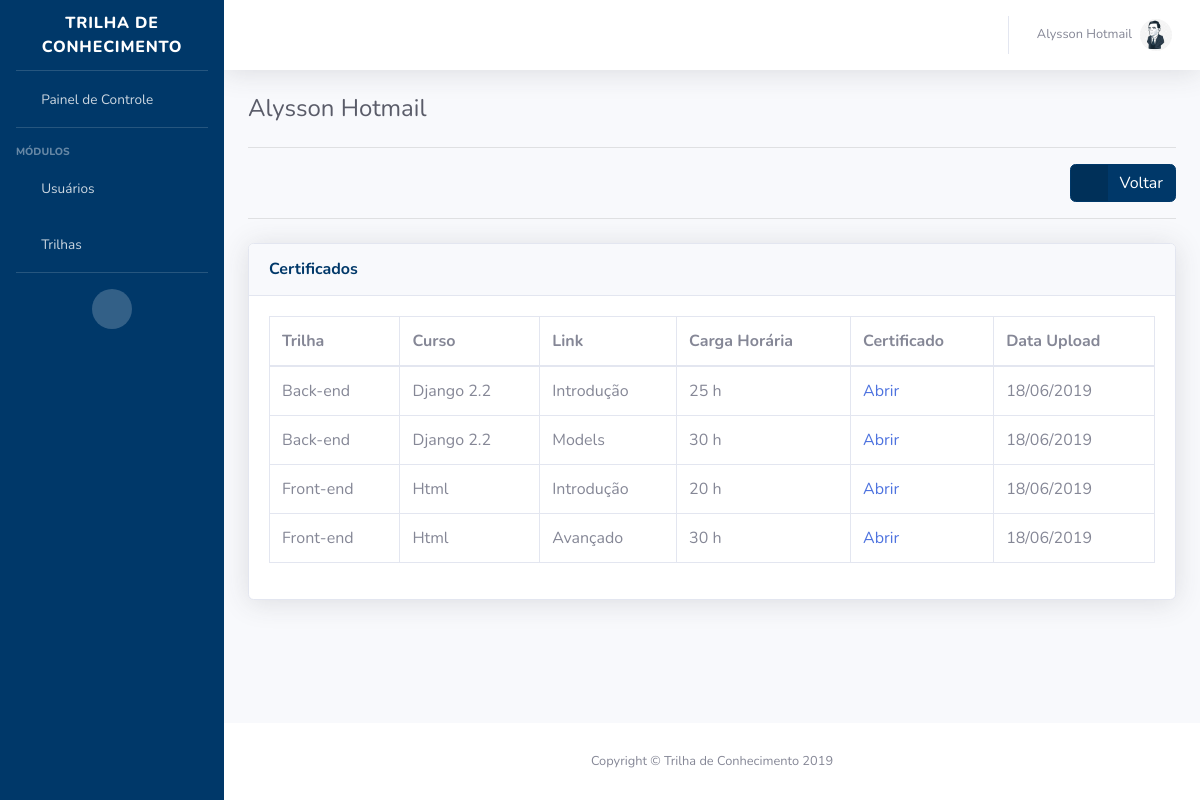
Page /trilhas/lista_certificados/2/ (signed in) on the committed database.
### appTrilhas/models.py (models this page shows, shortened)
class User(AbstractUser):
    matricula = models.CharField(max_length=10, unique=True)
    ativo = models.BooleanField(default=False)
    username = models.CharField(max_length=10, blank=True)
    email = models.EmailField(max_length=70, unique=True)
    name = models.CharField(max_length=130, blank=False, null=False)
    data_nascimento = models.DateField(null=True)
    genero = models.CharField(max_length=15, choices=(('F', 'Feminino'), ('M', 'Masculino'), ('O', 'Outros')))
    role = models.CharField(max_length=20,
                            choices=(('Administrador', 'Administrador'),
                                     ('Estudante', 'Estudante'),
                                     ('Moderador', 'Moderador')),
                            default='Estudante', null=False)
    imagem = ProcessedImageField(upload_to='usuarios', processors=[ResizeToFit(200, 200)], null=True, blank=True)
    cursoLink = models.ManyToManyField('LinkCurso', through='User_Link', related_name='users')
    trilhaProgresso = models.ManyToManyField('Trilha', through='Trilha_User', related_name='users')
    trilha = models.ManyToManyField(Trilha)
    USERNAME_FIELD = 'matricula'
    REQUIRED_FIELDS = ['username', 'email', 'name', 'role']

class LinkCurso(models.Model):
    nome = models.CharField(max_length=128, blank=False, null=False)
    link = models.URLField(null=True)
    carga_horaria = models.IntegerField(null=True, default=0)
    esta_concluido = models.BooleanField(default=False)
    curso = models.ForeignKey('Curso', on_delete=models.CASCADE, null=True)
    def __str__(self):
        return self.nome

class Curso(models.Model):
    nome = models.CharField(max_length=128, blank=False, null=False)
    carga_horaria = models.IntegerField(null=True, default=0)
    esta_concluido = models.BooleanField(default=False)
    descricao = models.TextField(max_length=300, blank=True, null=True)
    trilha = models.ForeignKey('Trilha', on_delete=models.CASCADE, null=True)
    progresso = models.FloatField(default=0)
    def __str__(self):
        return self.nome

class Trilha(models.Model):
    nome = models.CharField(max_length=128, blank=False, null=False)
    data_de_criacao = models.DateTimeField('Criado em', auto_now_add=True)
    data_de_conclusao = models.DateTimeField('Concluido em', auto_now_add=True)
    data_de_inicio = models.DateTimeField(null=True)
    esta_concluido = models.BooleanField(default=False)
    carga_horaria = models.IntegerField(null=True, default=0)
    imagem = ProcessedImageField(upload_to='trilhas', processors=[ResizeToFit(300, 250)])
    descricao = models.TextField(max_length=300, blank=True, null=True)
    def __str__(self):
        return self.nome

class User_Link(models.Model):
    user = models.ForeignKey('User', related_name='user_link', on_delete=models.SET_NULL, null=True)
    cursoLink = models.ForeignKey('LinkCurso', related_name='user_link', on_delete=models.SET_NULL, null=True)
    certificado = models.FileField(upload_to='certificados', null=True, blank=True)
    data_upload = models.DateTimeField('Data do upload', auto_now_add=True)

### appTrilhas/views.py (the view)
# urls.py: path('lista_certificados/<int:id>/', user_lista_certificados, name='user_lista_certificados'),
@login_required()
def user_lista_certificados(request, id):
    context = {}
    cursos = []
    linksCursos = []
    user = get_object_or_404(User, pk=id)
    for trilha in user.trilha.all():
        cursos.append(Curso.objects.filter(trilha=trilha))
    for curso in cursos:
        linksCursos.append(LinkCurso.objects.filter(curso__in=curso))
    context['userLinks'] = User_Link.objects.filter(user=user)
    context['allLinks'] = LinkCurso.objects.all()
    context['user'] = user
    return render(request, 'user_lista_certificados.html', context)

### templates/user_lista_certificados.html
{% extends '_base.html' %}
{% block content %}
        <div class="container-fluid">
          <h1 class="h4 mb-4 text-gray-800">{{ user.name }}</h1>
          <hr>
          <div class="float-right float-sm-right float-md-right float-lg-right float-xl-right">
            <a href="{% url 'consultar_users' %}" class="btn btn-std btn-icon-split">
              <span class="icon text-white-50">
                <i class="fas fa-arrow-left"></i>
              </span>
              <span class="text">Voltar</span>
            </a>
          </div>
          <div class="clearfix"></div>
          <hr>
          <div class="card shadow mt-4 mb-4">
            <div class="card-header py-3">
              <h6 class="m-0 font-weight-bold text-std">Certificados</h6>
            </div>
            <div class="card-body">
              <div class="table-responsive">
                <table class="table table-bordered" id="dataTable" width="100%" cellspacing="0">
                  <thead>
                    <tr>
                      <th>Trilha</th>
                      <th>Curso</th>
                      <th>Link</th>
                      <th>Carga Horária</th>
                      <th>Certificado</th>
                      <th>Data Upload</th>
                    </tr>
                  </thead>
                  <tbody>
                    {% for link in allLinks.all %}
                      {% for userCertificado in userLinks %}
                          {% if userCertificado.certificado and userCertificado.cursoLink == link %}
                            <tr>
                              <td>{{ link.curso.trilha }}</td>
                                <td>{{ link.curso }}</td>
                                <td>{{ link }}</td>
                                <td>{{ link.carga_horaria }} h</td>
                                <td><a target="_blank" href="{{ userCertificado.certificado.url }}">Abrir</a></td>
                                <td>{{ userCertificado.data_upload | date:"d/m/Y" }}</td>
                            </tr>
                          {% endif %}
                        {% endfor %}
                    {% endfor %}
                  </tbody>
                </table>
              </div>
            </div>
          </div>
        </div>
      </div>
{% endblock %}

### templates/_base.html (shortened to what this page needs)
<!DOCTYPE html>
{% load static %}
<html lang="pt-br">
<head>
  <link href="{% static 'vendor/fontawesome-free/css/all.min.css' %}" rel="stylesheet" type="text/css">
  <link href="{% static 'css/sb-admin-2.css' %}" rel="stylesheet">
  <link rel="stylesheet" type="text/css" href="{% static 'css/estilo-dashboard-admin.css' %}">
  <link href="{% static 'vendor/datatables/dataTables.bootstrap4.min.css' %}" rel="stylesheet">
</head>
<body id="page-top">
  <div id="wrapper">
    <ul class="navbar-nav bg-gradient-primary sidebar sidebar-dark accordion" id="accordionSidebar">
      <a class="sidebar-brand d-flex align-items-center justify-content-center" href="{% url 'admin_painel' %}">
        <div class="sidebar-brand-text mx-3">Trilha de Conhecimento</div>
      </a>
      <hr class="sidebar-divider my-0">
      <li class="nav-item">
        <a class="nav-link" href="{% url 'admin_painel' %}">
          <i class="fas fa-fw fa-tachometer-alt"></i>
          <span>Painel de Controle</span></a>
      </li>
      <hr class="sidebar-divider">
      <div class="sidebar-heading">
        Módulos
      </div>
      <li class="nav-item">
        <a class="nav-link collapsed" href="#" data-toggle="collapse" data-target="#collapseTwo" aria-expanded="true" aria-controls="collapseTwo">
          <i class="fas fa-fw fa-user-friends"></i>
          {% if request.user.role == 'Administrador' %}
            <span>Gerenciar Usuários</span>
          {% else %}
            <span>Usuários</span>
          {% endif %}
        </a>
      </li>
      <li class="nav-item">
        <a class="nav-link collapsed" href="#" data-toggle="collapse" data-target="#collapseThree" aria-expanded="true" aria-controls="collapseThree">
          <i class="fas fa-fw fa-tree"></i>
          {% if request.user.role == 'Administrador' %}
            <span>Gerenciar Trilhas</span>
          {% else %}
            <span>Trilhas</span>
          {% endif %}
        </a>
      </li>
      <hr class="sidebar-divider d-none d-md-block">
      <div class="text-center d-none d-md-inline">
        <button class="rounded-circle border-0" id="sidebarToggle"></button>
      </div>
    </ul>
    <div id="content-wrapper" class="d-flex flex-column">
      <div id="content">
        <nav class="navbar navbar-expand navbar-light bg-white topbar mb-4 static-top shadow">
          <ul class="navbar-nav ml-auto">
            <li class="nav-item dropdown no-arrow">
              <a class="nav-link dropdown-toggle" href="#" id="userDropdown" role="button" data-toggle="dropdown" aria-haspopup="true" aria-expanded="false">
                <span class="mr-2 d-none d-lg-inline text-gray-600 small"> {{ request.user.name }} </span>
                {% if request.user.imagem %}
                  <img src="{{ request.user.imagem.url }}" class="img-profile rounded-circle" alt="imagem de perfil"/>
                {% else %}
                  <img src="{% static 'img/default_profile.png' %}" class="img-profile rounded-circle" alt="imagem de perfil"/>
                {% endif %}
              </a>
            </li>
          </ul>
        </nav>
          {% block content %} {% endblock %}
      <footer class="sticky-footer bg-white">
        <div class="container my-auto">
          <div class="copyright text-center my-auto">
            <span>Copyright &copy; Trilha de Conhecimento 2019</span>
          </div>
        </div>
      </footer>
    </div>
  </div>
</body>
</html>

### static/css/estilo-dashboard-admin.css (style rules this page uses)
.btn-std { color: #fff; background-color: #003869; border-color: #003869; }
.text-std { color: #003869; }

### rows in the picture
User: user.name "Alysson Hotmail", user.imagem (picture), name "Alysson Hotmail"
LinkCurso: curso.trilha "Back-end", curso "Django 2.2", nome "Introdução", carga_horaria "25"
User_Link: data_upload "18/06/2019"
LinkCurso: curso.trilha "Back-end", curso "Django 2.2", nome "Models", carga_horaria "30"
User_Link: data_upload "18/06/2019"
LinkCurso: curso.trilha "Front-end", curso "Html", nome "Introdução", carga_horaria "20"
User_Link: data_upload "18/06/2019"
LinkCurso: curso.trilha "Front-end", curso "Html", nome "Avançado", carga_horaria "30"
User_Link: data_upload "18/06/2019"
